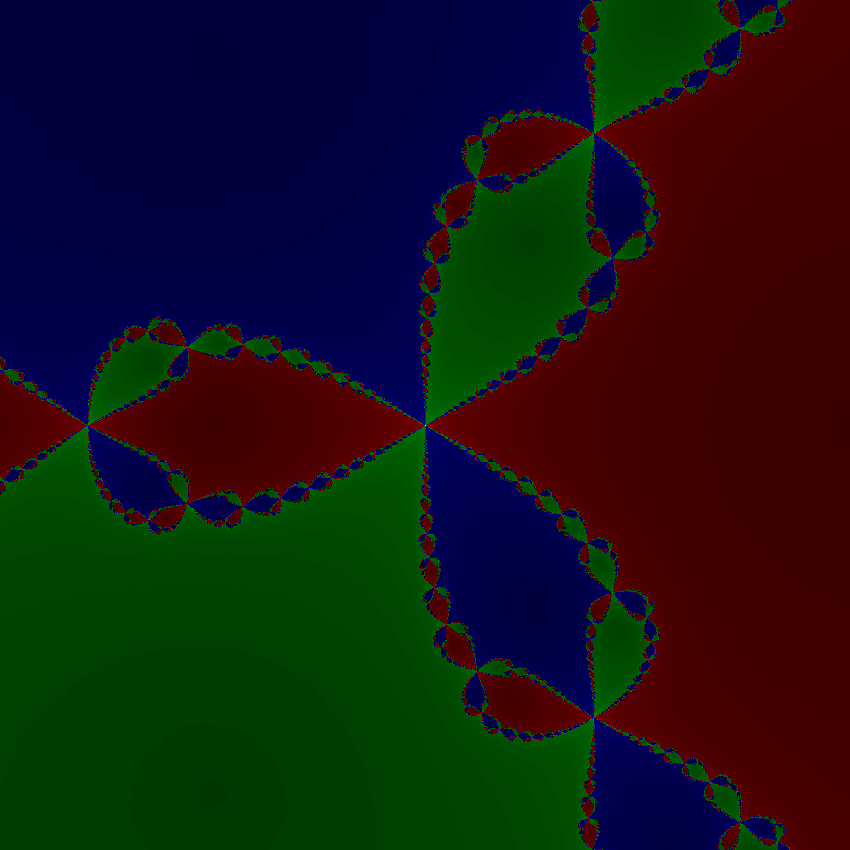
Frame 1 (no input)
Frame 60 (the mouse pressed at the canvas centre just before this capture): identical to frame 1, image omitted
Frame 120 (the mouse held since frame 60 and released just before this capture): identical to frame 1, image omitted

The Processing sketch that drew this single still picture (run headless with seeded random() and noise(); from frame 60 on, the mouse is pressed at the canvas centre):

// Processing sketch: NEWTON
// ── NEWTON.pde
//=============================
ArrayList <Complex> roots = new ArrayList<Complex>();

int Niterations = 70;
int deg = 3;

double size = 2.0;
double e = 0.000001;

boolean ok = true;
boolean sol_1 = false;

boolean[] sols = new boolean[deg];

Complex center = new Complex();

Complex z = new Complex();
Complex z_ = new Complex();

Complex c1 = new Complex();
Complex c2 = new Complex();

Complex f_z = new Complex();
Complex f_z_dz = new Complex();

double xmin = -1.0; 
double xmax = 1.0; 
double ymin = -1.0; 
double ymax = 1.0;
double zmin = -1.0; 
double zmax = 1.0;

//=============================

boolean is_converge(float x , float y , double e){
  
  boolean conv = false;
  
  if(( y - e <= x ) && ( x <= y + e) ){
    conv = true;
  }
  return conv;
}

Complex compute_fonction(Complex z , int deg){
  
  Complex z_1 = new Complex(1,0);
  
  for(int i = 0 ; i < deg ; i++){
    z_1 = z_1.mult(z);
  }
  return(z_1);
}

Complex compute_derive(Complex z , int deg){
  
  Complex z_1 = new Complex(1,0);
  Complex complex_deg = new Complex(deg,0);
  
  for(int i = 0 ; i < deg-1 ; i++){
    z_1 = z_1.mult(z);
  }
  
  z_1 = z_1.mult(complex_deg);
  return(z_1);
}

void setup() {

  size(850 , 850);
  background(255);
  
  center.real = 0.0;
  center.img = 0.0;
  
  roots = z.sqrt_complex_1(deg);
    
  c1.real = -1.0;
  c1.img = 0.0;
  
  c2.real = 3.0;
  c2.img = 0.0; 
  
}

void draw() {
  
  if(ok){
    
    xmin = center.real - size / 2.0;
    xmax = center.real + size / 2.0;
    ymin = center.img - size / 2.0;
    ymax = center.img + size / 2.0;
  
    for (int i = 0 ; i < width ; i++) {
      double x = xmin + ( xmax - xmin ) * (double)i / width;
  
      for (int j = 0 ; j < height ; j++ ) {
        double y = ymin + ( ymax - ymin ) * (double)j / height;
  
        z.real = x;
        z.img = y;
        
        int k  = 0;
        
        do{
          
          f_z = compute_fonction(z , deg);
          f_z = f_z.add(c1);
          
          f_z_dz = compute_derive(z , deg);
          
          z = z.sub(f_z.div(f_z_dz));
          k++;
          
          for(int m = 0 ; m < deg ; m++){
            Complex z_i = roots.get(m);
            sols[m] = is_converge((float)z.real , (float)z_i.real , e) && is_converge((float)z.img , (float)z_i.img , e);
          }
          
          for(int l = 0 ; l < deg ; l++){
            if(sols[l] == true){
              sol_1 = sols[l];
            }
          }
          
        }while(k < Niterations && !sol_1);
        
        sol_1 = false;
        
        float k_min = 0.0f;
        float k_max = Niterations;
        
        float color_min = 50;
        float color_max = 255;
        
        float r = (float)(k - k_min) / (k_max - k_min);
        float level = color_min + (color_max - color_min) * (r);
       
       int rep = 0;
       
       for(int m = 0 ; m < deg ; m++){
         
         boolean sol_i = sols[m];
         
         if(sol_i){
           
           if(m == 0){
             set(i,j,color(level , 0 , 0)); 
           }
           else if(m == 1){
             set(i,j,color(0 , level , 0));
           }
           else if(m == 2){
             set(i,j,color(0 , 0 , level));
           }
           else if(m == 3){
             set(i,j,color(level , level , 0));
           }
           else if(m == 4){
             set(i,j,color(level / 2 , 0 , level/2));
           }
           else if(m == 5){
             set(i,j,color(level  , level / 2 , level));
           }
           else if(m == 6){
             set(i,j,color(level / 3 , level/2 , level / 2));
           }
           else if(m == 7){
             set(i,j,color(level / 3 , level / 3, level / 3));
           }
           else if(m == 8){
             set(i,j,color(level / 4 , level / 8 , level));
           }
           else if(m == 9){
             set(i,j,color((level + 10) / 2 , level / 5 , level));
           }
           rep = 1;
         }
       }
       
       if(rep == 0){
          set(i,j,color(255 , 255 , 255));
       }
      }
    }
    ok = false;
  }
}

void mousePressed() {

  if ( mouseButton == LEFT ) {

    center.real = xmin + ( xmax - xmin ) * (double)mouseX / 1000.0;
    center.img = ymin + ( ymax - ymin ) * (double)mouseY / 1000.0;

    size *= 0.5;
    ok = true;
  } else if ( mouseButton == RIGHT ) {

    center.real = xmin + ( xmax - xmin ) * (double)mouseX / 1000.0;
    center.img = ymin + ( ymax - ymin ) * (double)mouseY / 1000.0;

    size *= 1.1;
    ok = true;
  }
}

// ── Complex.pde
class Complex {
  
    double real;   // the real part
    double img;   // the imaginary part

  public Complex() {
        this.real = 0.0;
        this.img = 0.0;
    }

    public Complex(double real, double img) {
        this.real = real;
        this.img = img;
    }

    public Complex mult(Complex b) {
        double real = this.real * b.real - this.img * b.img;
        double img = this.real * b.img + this.img * b.real;
        return new Complex(real, img);
    }
    
    public Complex div(Complex b) {
        double real = (this.real * b.real + this.img * b.img) / ( b.real * b.real + b.img * b.img);
        double img = (this.img * b.real - this.real * b.img) / ( b.real * b.real + b.img * b.img);
        return new Complex(real, img);
    }
    
    public Complex add(Complex b) {
        double real = this.real + b.real;
        double img = this.img + b.img;
        return new Complex(real, img);
    }
    
    public Complex sub(Complex b) {
        double real = this.real - b.real;
        double img = this.img - b.img;
        return new Complex(real, img);
    }
    
    public double mod() {
      double mod = sqrt( (float)( this.real * this.real + this.img * this.img ) );
      return mod;
    }
    
    public ArrayList <Complex> sqrt_complex_1(int n){
   
      ArrayList <Complex> roots = new ArrayList <Complex>();
    
      for(int k = 0 ; k < n ; k++){
        
        this.real = (float)cos((2*k*3.1415926) / n);
        this.img = (float)sin((2*k*3.1415926) / n);
        
        Complex root = new Complex(real , img);
        roots.add(root);
        
      }     
      
      return roots;
    }
};
